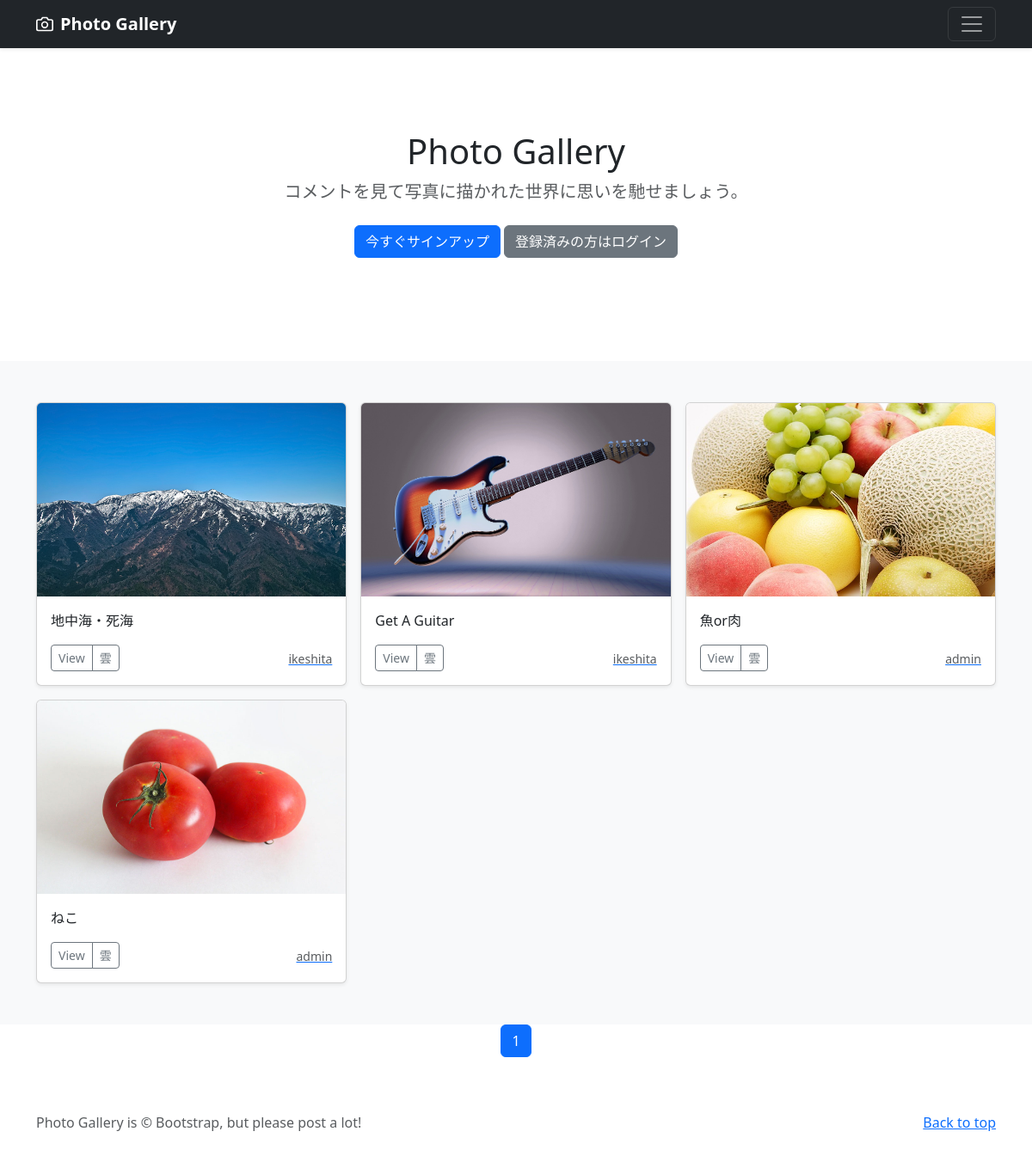
The app's page /photos/1 with its own data.
### photo/models.py (models this page shows, shortened)
class PhotoPost(models.Model):
    user = models.ForeignKey(
        CustomUser,
        verbose_name='ユーザー',
        on_delete=models.CASCADE
        )
    category = models.ForeignKey(
        Category,
        verbose_name='カテゴリ',
        on_delete=models.PROTECT
        )
    title = models.CharField(
        verbose_name='タイトル',
        max_length=200
        )
    comment = models.TextField(
        verbose_name='コメント',
        )
    image1 = models.ImageField(
        verbose_name='イメージ1',
        upload_to = 'photos'
        )
    image2 = models.ImageField(
        verbose_name='イメージ2',
        upload_to = 'photos',
        blank=True,
        null=True
        )
    posted_at = models.DateTimeField(
        verbose_name='投稿日時',
        auto_now_add=True
        )

class Category(models.Model):
    title = models.CharField(
        verbose_name='カテゴリ',
        max_length=20)

### accounts/models.py (models this page shows)
class CustomUser(AbstractUser):
    pass

### photo/views.py (the view)
# urls.py: path('photos/<int:category>', views.CategoryView.as_view(), name = 'photos_cat'),
class CategoryView(ListView):
    template_name ='index.html'
    paginate_by = 9
    def get_queryset(self):
        category_id = self.kwargs['category']
        categories = PhotoPost.objects.filter(
            category=category_id).order_by('-posted_at')
        return categories

### photo/templates/index.html (shortened to what this page needs)
{% extends 'base.html' %}
      {% block contents %}
      {% include "photos_title.html" %}
      {% include "photos_list.html" %}
      {% include "pagination.html"%}
      {% endblock %}

### photo/templates/photos_list.html (shortened to what this page needs)
<div class="album py-5 bg-light">
  <div class="container">
    <div class="row row-cols-1 row-cols-sm-2 row-cols-md-3 g-3">
      {% for record in object_list %}
      <div class="col">
        <div class="card shadow-sm">
          <img src="{{ record.image1.url }}"
               class="bd-placeholder-img card-img-top"
               width="100%" height="225"
               xmlns="http://www.w3.org/2000/svg"
               role="img" aria-label="Placeholder: Thumbnail"
               preserveAspectRatio="xMidYMid slice"
               focusable="false">
               <rect width="100%" height="100%" fill="#55595c"/>
          <div class="card-body">
            <p class="card-text">
              {{record.title}}
            </p>
            <div class="d-flex justify-content-between align-items-center">
              <div class="btn-group">
                <button type="button"
                        class="btn btn-sm btn-outline-secondary"
                        onclick="location.href='{% url 'photo:photo_detail' record.pk %}'">
                        View</button>
                <button type="button"
                        class="btn btn-sm btn-outline-secondary"
                        onclick="location.href='{% url 'photo:photos_cat' category=record.category.id %}'">
                        {{record.category.title}}</button>
              </div>
              <a href="{% url 'photo:user_list' user=record.user.id %}">
                <small class="text-muted">
                  {{record.user.username}}</small>
              </a>
            </div>
          </div>
        </div>
      </div>
      {% endfor %}
    </div>
  </div>
</div>

### photo/templates/base.html (style rules this page uses)
.bd-placeholder-img { font-size: 1.125rem; text-anchor: middle; -webkit-user-select: none; -moz-user-select: none; user-select: none; }

### records on screen
PhotoPost: image1 (picture), title "地中海・死海", category "雲", user.username "ikeshita"
PhotoPost: image1 (picture), title "Get A Guitar", category "雲", user.username "ikeshita"
PhotoPost: image1 (picture), title "魚or肉", category "雲", user.username "admin"
PhotoPost: image1 (picture), title "ねこ", category "雲", user.username "admin"

### other values on screen
{{ num }} "1"
